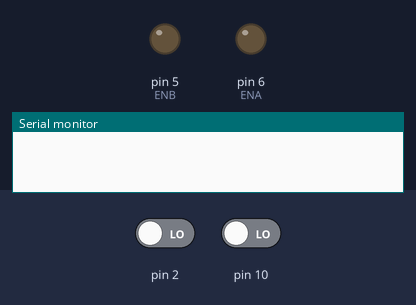
Recording of a sketch running on a simulated Arduino Uno, built with avr-gcc and run on an emulated ATmega328P. On the bench: output pins drawn as LEDs (lit = HIGH), the last lines printed to the serial monitor. The test bench sets the inputs (shaded band); at power-on: pin 2 LOW, pin 10 LOW.

Above: at 1.2 s.
1.3 s: pin 2 driven HIGH
At 1.8 s:
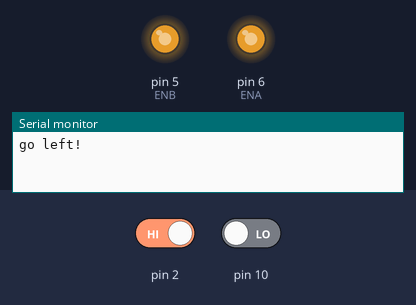
2.8 s: pin 10 driven HIGH
Timing chart, 0 to 5.8 s (numbered marks = the images above; inputs shaded):
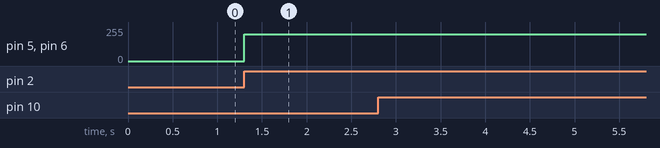

The sketch:

Modified_Line_Tracking.ino
```cpp
//Line Tracking IO define
#define LT_R digitalRead(10)
#define LT_M digitalRead(4)
#define LT_L digitalRead(2)

#define ENB 5
#define IN1 7
#define IN2 8
#define IN3 9
#define IN4 11
#define ENA 6

#define carSpeed 200
#define fastCarSpeed 220

void forward(){
  analogWrite(ENA, carSpeed);
  analogWrite(ENB, carSpeed);
  digitalWrite(IN1, HIGH);
  digitalWrite(IN2, LOW);
  digitalWrite(IN3, LOW);
  digitalWrite(IN4, HIGH);
  Serial.println("go forward!");
}

void back(){
  analogWrite(ENA, carSpeed);
  analogWrite(ENB, carSpeed);
  digitalWrite(IN1, LOW);
  digitalWrite(IN2, HIGH);
  digitalWrite(IN3, HIGH);
  digitalWrite(IN4, LOW);
  Serial.println("go back!");
}

void left(){
  analogWrite(ENA, carSpeed);
  analogWrite(ENB, carSpeed);
  digitalWrite(IN1, LOW);
  digitalWrite(IN2, HIGH);
  digitalWrite(IN3, LOW);
  digitalWrite(IN4, HIGH);
  Serial.println("go left!");
}

void fastLeft(){
  analogWrite(ENA, fastCarSpeed);
  analogWrite(ENB, fastCarSpeed);
  digitalWrite(IN1, LOW);
  digitalWrite(IN2, HIGH);
  digitalWrite(IN3, LOW);
  digitalWrite(IN4, HIGH);
  Serial.println("go left!");
}

void right(){
  analogWrite(ENA, carSpeed);
  analogWrite(ENB, carSpeed);
  digitalWrite(IN1, HIGH);
  digitalWrite(IN2, LOW);
  digitalWrite(IN3, HIGH);
  digitalWrite(IN4, LOW);
  Serial.println("go right!");
}

void fastRight(){
  analogWrite(ENA, fastCarSpeed);
  analogWrite(ENB, fastCarSpeed);
  digitalWrite(IN1, HIGH);
  digitalWrite(IN2, LOW);
  digitalWrite(IN3, HIGH);
  digitalWrite(IN4, LOW);
  Serial.println("go right!");
}

void stop(){
   digitalWrite(ENA, LOW);
   digitalWrite(ENB, LOW);
   Serial.println("Stop!");
}

void setup(){
  Serial.begin(9600);
}

void loop() {
  if(LT_R){
    forward();
    while(LT_R);
  }
  else if(LT_L) {
    left();
    while(!LT_R);
  }
  /*else if(LT_L) {
    left();
    while(LT_L);
  }
  else if(!LT_L && !LT_M && !LT_R) {
    fastLeft();
    while(!LT_L && !LT_M && !LT_R);
  }*/
}
```

Measured:
- after the input at 1.3 s, pin 5 (ENB), pin 6 (ENA): 0/255 → 200/255 at once
